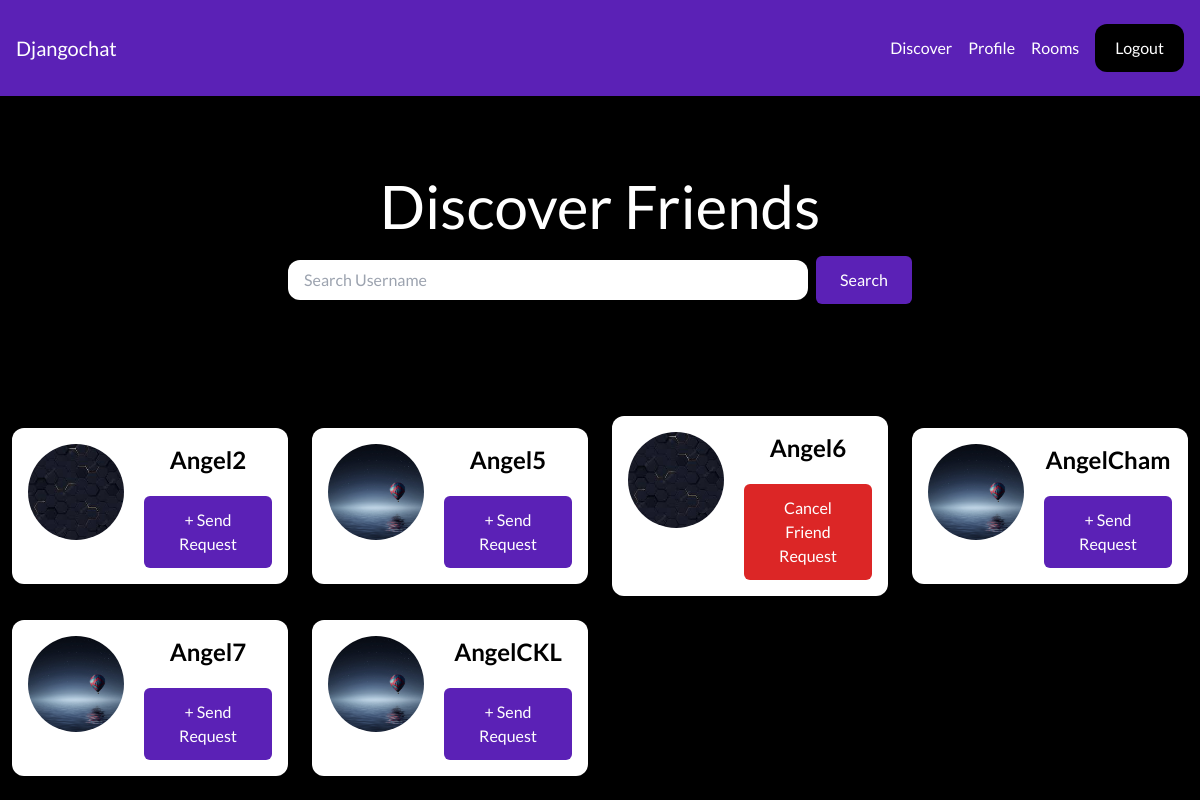
Screenshot of /friends/ (signed in) with the database file from the repository.
### core/models.py (models this page shows, shortened)
class Profile(models.Model):
    user = models.OneToOneField(User, on_delete=models.CASCADE)
    image = models.ImageField(default='default.jpg', upload_to='profile_pics')

### friend/views.py (the view)
# urls.py: path('friends/', include('friend.urls')),
@login_required
def friends(request):
    user = request.user
    try:
        friend_list = FriendList.objects.get(user=user)
    except FriendList.DoesNotExist:
        friend_list = FriendList(user=user)
        friend_list.save()
    my_friends = friend_list.friends.all()
    if 'q' in request.GET:
        q = request.GET.get('q')
        friends = Profile.objects.filter(user__is_superuser=False, user__username__icontains=q).exclude(user=user).select_related('user')
    else:
        friends = Profile.objects.filter(user__is_superuser=False).exclude(user=user).select_related('user')
    friend_list = []
    is_friend = False
    request_sent = FriendRequestStatus.NO_REQUEST_SENT.value
    pending_friend_reqest_id = -1
    for friend in friends:
        if my_friends.filter(pk=friend.user.id):
            is_friend = True
        else:
            is_friend = False
            if get_friend_request_or_false(sender=friend.user, receiver=user) != False:
                request_sent = FriendRequestStatus.THEM_SENT_TO_YOU.value
                pending_friend_reqest_id = get_friend_request_or_false(sender=friend.user, receiver=user).id
            elif get_friend_request_or_false(sender=user, receiver=friend.user) != False:
                request_sent = FriendRequestStatus.YOU_SENT_TO_THEM.value
            else:
                request_sent = FriendRequestStatus.NO_REQUEST_SENT.value
        friend_data = {
            'friend_profile': friend,
            'is_friend': is_friend,
            'request_sent': request_sent,
            'pending_friend_reqest_id': pending_friend_reqest_id,
        }
        friend_list.append(friend_data)
    context = {'friends': friend_list}
    return render(request, 'friend/friends.html', context)

### friend/utils.py (called while the page is built)
def get_friend_request_or_false(sender, receiver):
    try:
        return FriendRequest.objects.get(sender=sender, receiver=receiver, is_active=True)
    except FriendRequest.DoesNotExist:
        return False

### friend/templates/friend/friends.html (shortened to what this page needs)
{% extends 'core/base.html' %}
{% block content %}
<div class="p-10 lg:p-20 text-center flex flex-col gap-5 justify-center">
    <h1 class="text-3xl lg:text-6xl text-white">Discover Friends</h1>
        <form class="mb-5 flex gap-2 justify-center items-center">
            <input type="text" name="q" placeholder="Search Username" class="w-2/4 px-4 py-2 rounded-xl" >
            <button type="submit" class="btn_primary">Search</button>
        </form>
</div>
<div class="w-full flex flex-wrap items-center">
    {% for friend in friends %}
    <div class="w-full lg:w-1/4 px-3 py-3">
        <div class="p-4 bg-white shadow rounded-xl text-center flex gap-5 justify-between">
            <img class="rounded-full h-24 w-24 object-cover" src="{{ friend.friend_profile.image.url }}" alt="image">
            <div class="flex flex-col justify-center">
                <h2 class="mb-5 text-2xl font-semibold">{{ friend.friend_profile.user.username}}</h2>
                {% if friend.is_friend == False %}
                    {% if friend.request_sent == 1 %}
                    <button id="cancel_friend_request_btn" data-friend-id="{{ friend.friend_profile.user.id }}" class="btn_error">Cancel Friend Request</button>
                    {% endif %}
                    {% if friend.request_sent == -1 %}
                    <button id="send_friend_request_btn" data-friend-id="{{ friend.friend_profile.user.id }}" class="btn_primary">+ Send Request</button>
                    {% endif %}
                {% else %}
                    <button id="unfriend_request_btn" data-unfriend-id="{{ friend.friend_profile.user.id }}" class="btn_error">Unfriend</button>
                {% endif %}
            </div>
        </div>
    </div>
    {% endfor %}
</div>
{% endblock %}

### static/css/custom.css (style rules this page uses)
.btn_primary { padding: 0.75rem 1.5rem; background-color: #5b21b6; color: #fff; border-radius: 0.375rem; transition: background-color 0.3s ease; }
.btn_error { padding: 0.75rem 1.5rem; background-color: #DC2626; color: #fff; border-radius: 0.375rem; transition: background-color 0.3s ease; }

### rows the page displays
Profile: friend_profile.image (picture), friend_profile.user.username "Angel2"
Profile: friend_profile.image (placeholder picture), friend_profile.user.username "Angel5"
Profile: friend_profile.image (picture), friend_profile.user.username "Angel6"
Profile: friend_profile.image (placeholder picture), friend_profile.user.username "AngelCham"
Profile: friend_profile.image (placeholder picture), friend_profile.user.username "Angel7"
Profile: friend_profile.image (placeholder picture), friend_profile.user.username "AngelCKL"
